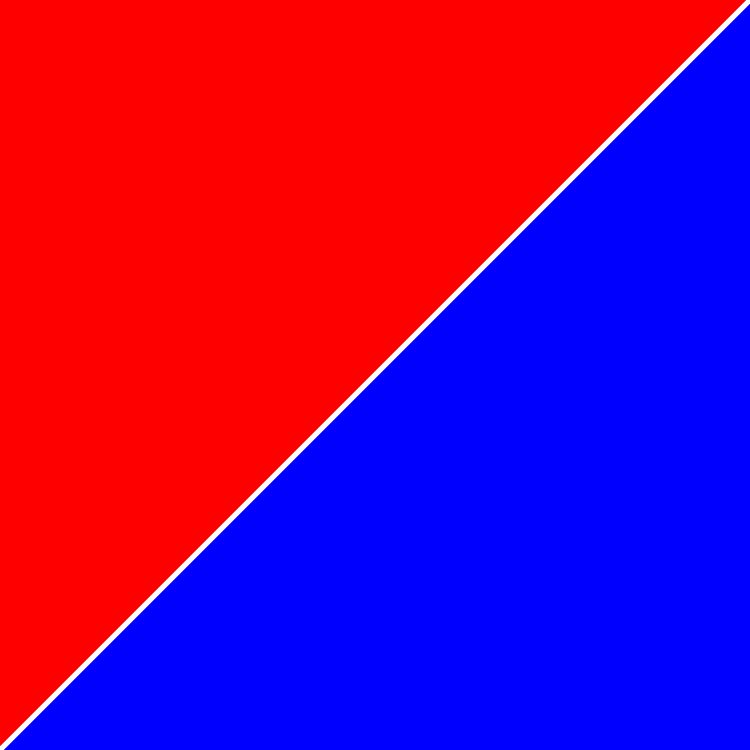
#> input picture Test_Data/grain_structure.png, 1500 x 1500 px (shown at 1/2 size)
$ python Structural_Image_Clustering.py
#> lines starting #> are read from the running program, lines starting #| are printed output that depends on the picture
import numpy as np
import matplotlib.pyplot as plt
from sklearn.cluster import KMeans
from PIL import Image

def cluster_grain_regions(image_path, n_clusters=3, save_path="clustered_output_image.png"):

    """
    Load an image, apply KMeans clustering to color regions,
    and output segmented image and cluster info.
    """
#> called with image_path = './grain_structure.png', n_clusters = 3, save_path = 'clustered_output_image.png'

    # Load image and convert to RGB, becomes object of (height, width, 3)
    image = Image.open(image_path).convert("RGB")
    image_np = np.array(image)

    # Reshape to (num_pixels, 3) for clustering
    pixels = image_np.reshape(-1, 3)

    # Apply KMeans
    kmeans = KMeans(n_clusters=n_clusters, random_state=42, n_init='auto')
    labels = kmeans.fit_predict(pixels)
    cluster_centers = kmeans.cluster_centers_.astype(np.uint8)

    # Reconstruct segmented image
    segmented_img = cluster_centers[labels].reshape(image_np.shape)
    region_map = labels.reshape(image_np.shape[0], image_np.shape[1])
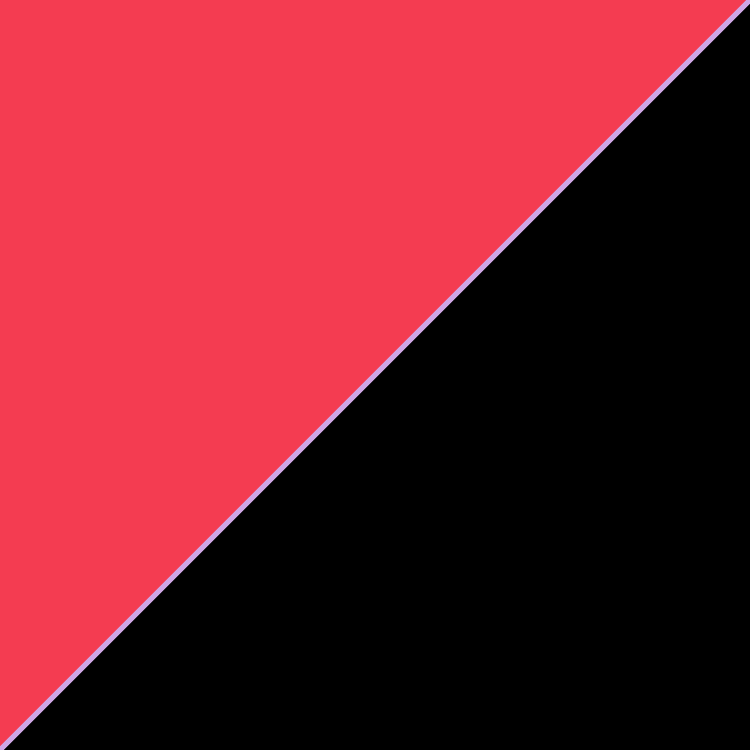
#> region_map: shape (1500, 1500) int32 (shown at 1/2 size); 3 distinct labels, from 0 to 2; one colour per label, 0 black

    # Print cluster info
    print(f"\nNumber of clusters detected: {len(np.unique(labels))}")
#| Number of clusters detected: 3
    print("Cluster center RGB values:")
    for i, center in enumerate(cluster_centers):
        print(f"Cluster {i}: {center}")

    # Save and show images
    Image.fromarray(segmented_img).save(save_path)

    fig, axs = plt.subplots(1, 2, figsize=(12, 6))
    axs[0].imshow(image_np)
    axs[0].set_title("Original Image")
    axs[0].axis("off")

    axs[1].imshow(segmented_img)
    axs[1].set_title("Segmented (K-Means)")
    axs[1].axis("off")

    plt.tight_layout()
    plt.savefig("clustered_v_original.png", dpi = 600)
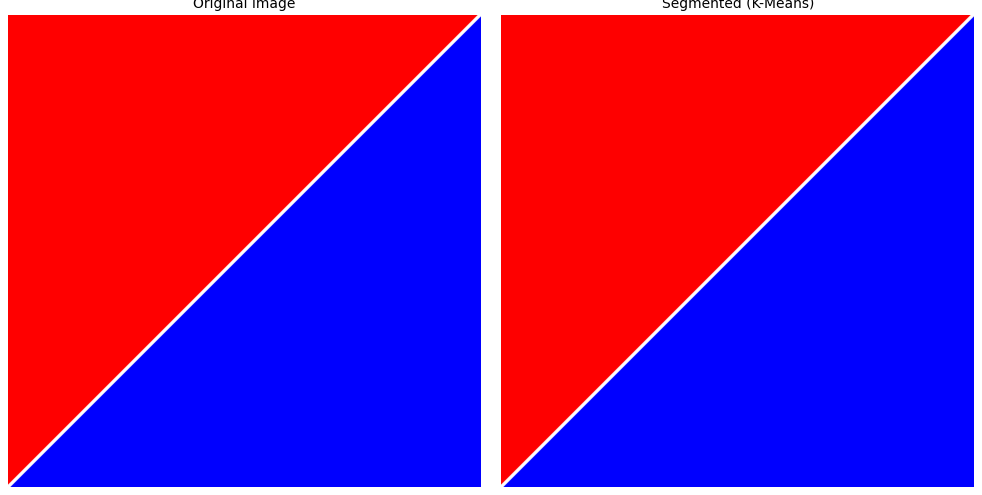
#> figure drawn by matplotlib, 2 panels
    plt.show()

    region_map = np.flipud(region_map) # consistent axis
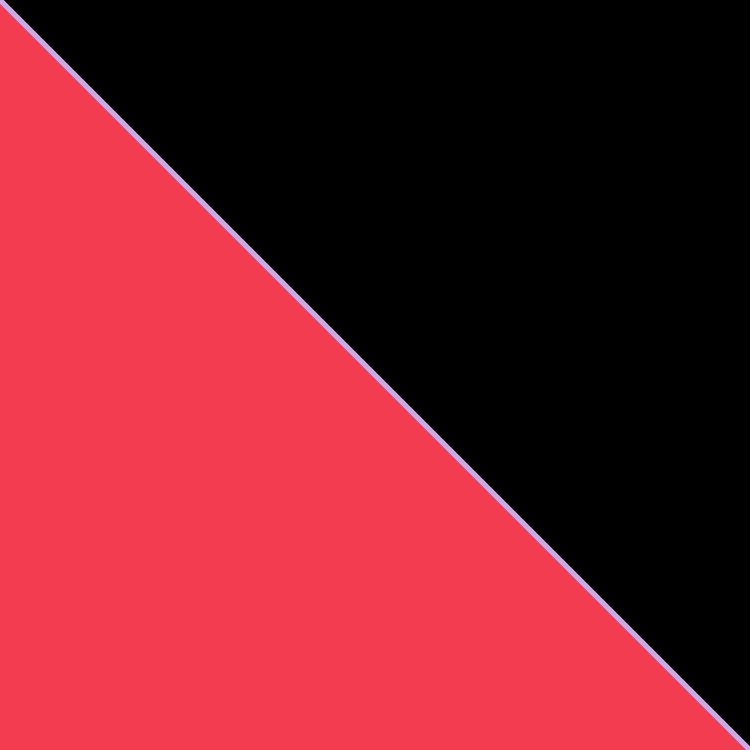
#> region_map: shape (1500, 1500) int32 (shown at 1/2 size); 3 distinct labels, from 0 to 2; one colour per label, 0 black
    np.save("region_map.npy", region_map)

    return region_map, cluster_centers

# Run
if __name__ == "__main__":
    image_path = "./grain_structure.png"  # Change to your filename
    cluster_grain_regions(image_path, n_clusters=3)
